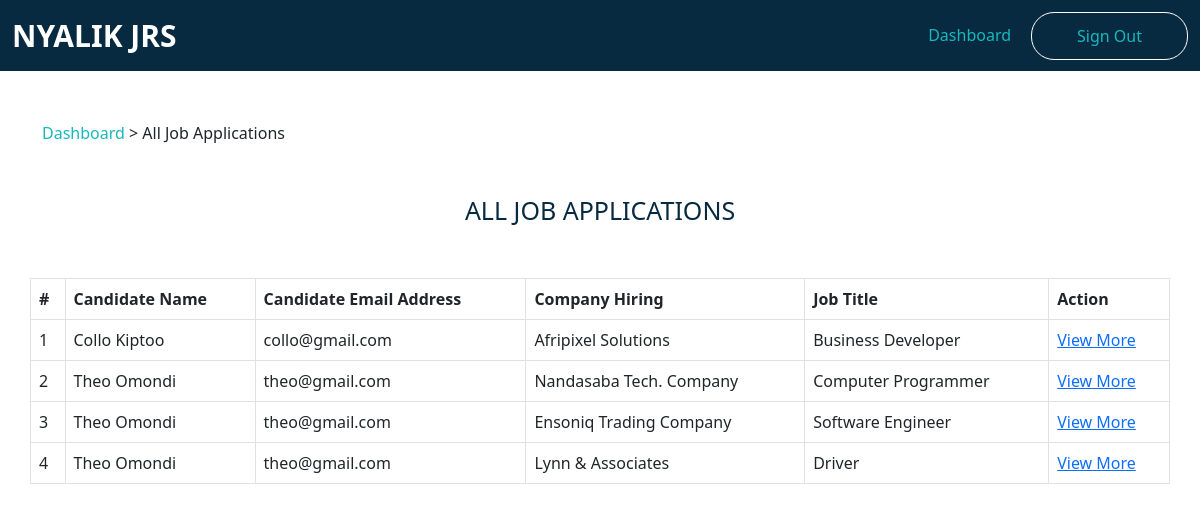
The page /admin/jobs/all_jobs_applications.php (signed in) on the database as committed earlier.
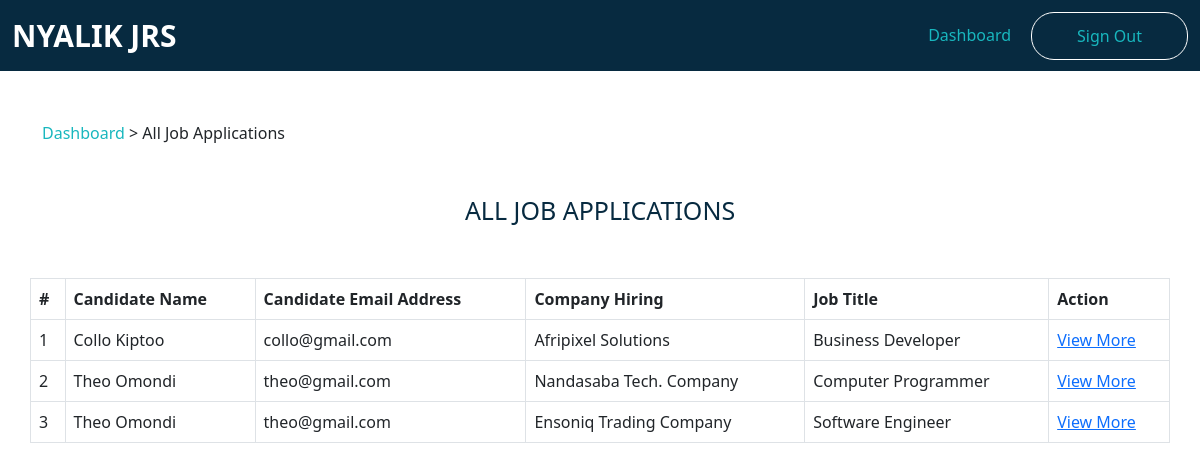
The same page on the database as committed later.
### tables this page shows
CREATE TABLE `job_applications` (
  `jobApplicationId` int(11) NOT NULL,
  `candidateName` varchar(255) NOT NULL,
  `candidateEmailAddress` varchar(255) NOT NULL,
  `candidateId` int(11) NOT NULL,
  `companyName` varchar(200) NOT NULL,
  `posted_jobTitle` varchar(255) NOT NULL,
  `posted_jobLocation` varchar(255) NOT NULL,
  `posted_jobDescription` varchar(1500) NOT NULL,
  `posted_jobEmploymentType` varchar(200) NOT NULL,
  `posted_jobId` int(11) NOT NULL,
  `date_created` datetime NOT NULL DEFAULT current_timestamp(),
  `updation_date` datetime DEFAULT NULL ON UPDATE current_timestamp(),
  `application_status` int(11) NOT NULL
);

### admin/jobs/all_jobs_applications.php (the view, shortened to what this page needs)
<?php
include_once "functions/functions.php";
$pdo = databaseConnection();
?>
<?= headerTemplate('ADMIN | ALL JOB APPLICATIONS'); ?>
<?= adminNavbarTemplate(); ?>
<div class="breadcrumb">
    <div class="container">
        <div class="row">
            <span><a href="index.php?page=admin/admin_dashboard">Dashboard</a> > All Job Applications</span>
        </div>
    </div>
</div>
<div id="section_title">
    <div class="container">
        <div class="row">
            <h4 class="text-center">All Job Applications</h4>
        </div>
    </div>
</div>
<div id="full_table_display">
    <div class="container">
        <div class="row">
            <table class="table table-bordered table-hover">
                <?php
                $sql = $pdo->prepare("SELECT * FROM job_applications WHERE application_status = 0");
                $sql->execute();
                $database_all_job_applications = $sql->fetchAll(PDO::FETCH_ASSOC);
                $count = 1;
                ?>
                <thead>
                    <th>#</th>
                    <th>Candidate Name</th>
                    <th>Candidate Email Address</th>
                    <th>Company Hiring</th>
                    <th>Job Title</th>
                    <th>Action</th>
                </thead>
                <?php foreach ($database_all_job_applications as $job_applications) :
                ?>
                    <tbody>
                        <td><?= $count++; ?></td>
                        <td><?= $job_applications["candidateName"]; ?></td>
                        <td><?= $job_applications["candidateEmailAddress"]; ?></td>
                        <td><?= $job_applications["companyName"]; ?></td>
                        <td><?= $job_applications["posted_jobTitle"]; ?></td>
                        <td><a href="#">View More</a></td>
                    </tbody>
                <?php endforeach; ?>
            </table>
        </div>
    </div>
</div>

Rows that differ between the two databases and show on the page:
no longer on this page (row edited): job_applications: candidateName "Theo Omondi", candidateEmailAddress "theo@gmail.com", companyName "Lynn & Associates", posted_jobTitle "Driver"
